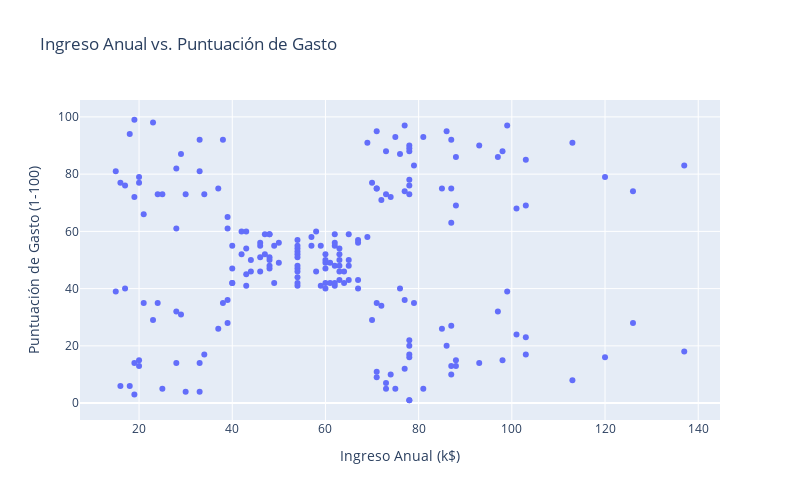

The notebook cell this image was saved under:
### Markdown cell above
Ya que no existe una influencia de escala entre las dos características no utilizaremos un método de escalamiento.

### Code cell
fig = px.scatter(df, x='Annual Income (k$)', y='Spending Score (1-100)', 
               title='Ingreso Anual vs. Puntuación de Gasto',
               labels={'Annual Income (k$)': 'Ingreso Anual (k$)', 'Spending Score (1-100)': 'Puntuación de Gasto (1-100)'},
               width=800, height=500)

fig.show()

### Figure 1 — Plotly figure (JSON) as saved in the notebook; plotly's stock layout.template omitted (floating-point values rounded to 4 significant figures; data arrays with more than 128 entries replaced by an {"elided": "..."} marker saying what was removed)
{"data": [{"hovertemplate": "Ingreso Anual (k$)=%{x}<br>Puntuación de Gasto (1-100)=%{y}<extra></extra>", "legendgroup": "", "marker": {"color": "#636efa", "symbol": "circle"}, "mode": "markers", "name": "", "orientation": "v", "showlegend": false, "type": "scatter", "x": {"elided": "200 int values"}, "xaxis": "x", "y": {"elided": "200 int values"}, "yaxis": "y"}], "layout": {"height": 500, "legend": {"tracegroupgap": 0}, "title": {"text": "Ingreso Anual vs. Puntuación de Gasto"}, "width": 800, "xaxis": {"anchor": "y", "domain": [0, 1], "title": {"text": "Ingreso Anual (k$)"}}, "yaxis": {"anchor": "x", "domain": [0, 1], "title": {"text": "Puntuación de Gasto (1-100)"}}}}
